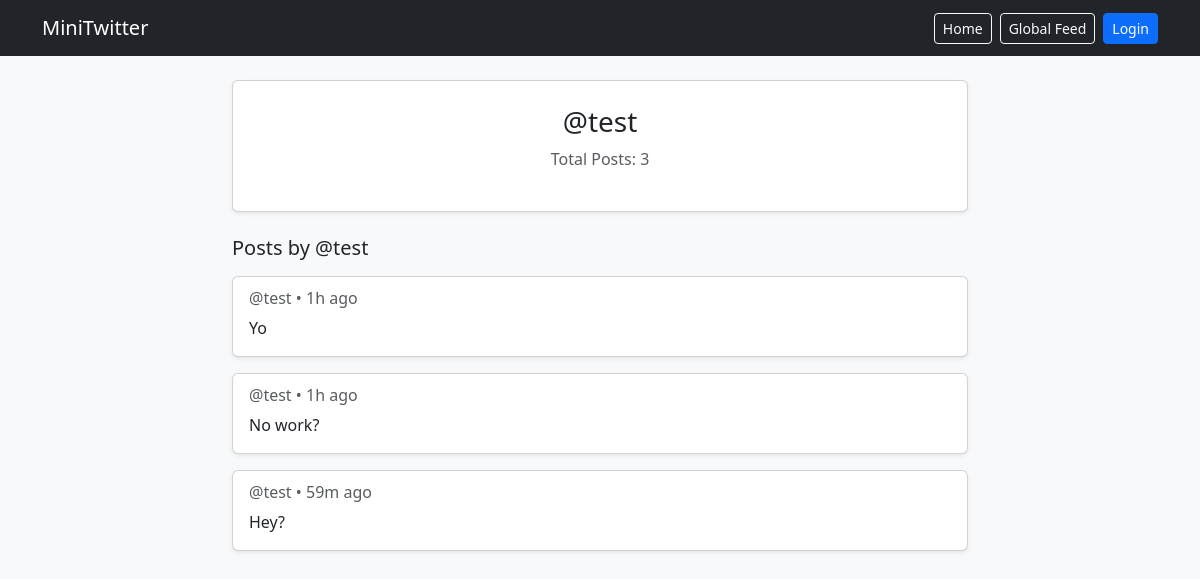
The page /profile/test on the database its author committed.
### models.py (models this page shows)
class User(db.Model):
    id = db.Column(db.Integer, primary_key=True)
    username = db.Column(db.String(20), nullable=False, unique=True)
    password_hash = db.Column(db.String(60), nullable=False)
    posts = db.relationship("Post", backref="author", lazy=True)
    comments = db.relationship("Comment", backref="author", lazy=True)
    followed = db.relationship(
        'User',
        secondary=followers,
        primaryjoin=(followers.c.follower_id == id),
        secondaryjoin=(followers.c.followed_id == id),
        backref=db.backref('followers', lazy='dynamic'),
        lazy='dynamic'
    )

class Post(db.Model):
    id = db.Column(db.Integer, primary_key=True)
    username = db.Column(db.String(20), db.ForeignKey("user.username"), nullable=False)
    content = db.Column(db.String(200), nullable=False)
    likes = db.Column(db.Integer, default=0)
    timestamp = db.Column(db.DateTime, default=lambda: datetime.now(timezone.utc))

### routes.py (the view)
@main_bp.route("/profile/<username>")
def profile(username):
    user = User.query.filter_by(username=username).first_or_404()
    sorted_posts = sorted(user.posts, key=lambda p: p.timestamp, reverse=True)
    return render_template("profile.html", profile_user=user, posts=sorted_posts)

### app.py (called while the page is built, shortened)
@app.template_filter("time_ago")
def time_ago(utc_dt):
  if not utc_dt:
    return ""
  if utc_dt.tzinfo is None:
    utc_dt = utc_dt.replace(tzinfo=timezone.utc)
  now = datetime.now(timezone.utc)
  diff = now - utc_dt
  seconds = int(diff.total_seconds())
  if seconds < 60:
    return "just now"
  minutes = seconds // 60
  if minutes < 60:
    return f"{minutes}m ago"
  hours = minutes // 60
  if hours < 24:
    return f"{hours}h ago"

### templates/profile.html (shortened to what this page needs)
{% extends "base.html" %}
{% block content %}
<div class="row justify-content-center">
    <div class="col-md-8">
        <div class="card shadow-sm mb-4">
            <div class="card-body text-center py-4">
                <h3>@{{ profile_user.username }}</h3>
                <p class="text-muted">Total Posts: {{ profile_user.posts | length }}</p>
            </div>
        </div>
        <h5 class="mb-3">Posts by @{{ profile_user.username }}</h5>
        {% if profile_user.posts %}
            {% for post in profile_user.posts %}
                <div class="card shadow-sm mb-3">
                    <div class="card-body">
                        <h6 class="card-subtitle text-muted mb-2">
                            @{{ profile_user.username }} • {{ post.timestamp | time_ago }}
                        </h6>
                        <p class="card-text">{{ post.content }}</p>
                    </div>
                </div>
            {% endfor %}
        {% else %}
            <div class="alert alert-secondary text-center">
                This user hasn't posted anything yet.
            </div>
        {% endif %}
    </div>
</div>
{% endblock %}

### rows shown on the page
User: username "test"
Post: timestamp "1h ago", content "Yo"
Post: timestamp "1h ago", content "No work?"
Post: timestamp "59m ago", content "Hey?"

### other values the page prints
{{ profile_user.posts | length }} "3"
